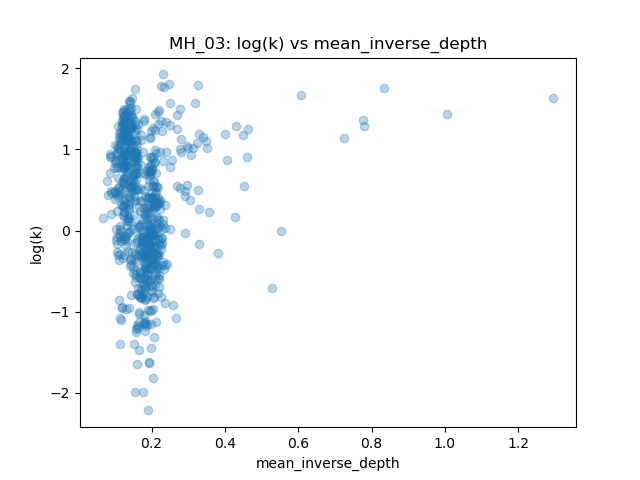
#> input picture mh03_logk.png, 640 x 480 px
$ python -i feature_extractor.py   (imports and definitions only)
#> lines starting #> are read from the running program, lines starting #| are printed output that depends on the picture
"""Feature extraction functionality."""

import cv2
import numpy as np


class FeatureExtractor:
    """Extracts SIFT features from images."""

    def __init__(self):
        """Initialize SIFT extractor."""
        self.sift = cv2.SIFT_create()

    def extract(self, image_path):
        """
        Extract SIFT features from an image.

        Args:
            image_path: Path to image file

        Returns:
            tuple: (keypoints, descriptors) where:
                - keypoints: List of cv2.KeyPoint objects
                - descriptors: N×128 array of SIFT descriptors
        """
        # Load image
        img = cv2.imread(image_path)
        if img is None:
            raise FileNotFoundError(f"Could not load image: {image_path}")

        # Convert to grayscale
        gray = cv2.cvtColor(img, cv2.COLOR_BGR2GRAY)

        # Detect and compute
        keypoints, descriptors = self.sift.detectAndCompute(gray, None)

        return keypoints, descriptors

    def extract_from_array(self, img_array):
        """
        Extract SIFT features from an image array.

        Args:
            img_array: Image as numpy array (BGR format)

        Returns:
            tuple: (keypoints, descriptors)
        """
        gray = cv2.cvtColor(img_array, cv2.COLOR_BGR2GRAY)
        keypoints, descriptors = self.sift.detectAndCompute(gray, None)
        return keypoints, descriptors

    def resize_and_extract(self, image_path, target_size=(640, 480)):
        """
        Resize image to target size and extract SIFT features.

        Args:
            image_path: Path to image file
            target_size: Tuple (width, height) for resizing
        Returns:
            tuple: (keypoints, descriptors)
        """
#> called with image_path = '../mh03_logk.png', target_size = (640, 480)
        img = cv2.imread(image_path)
#> img is the input picture: shape (480, 640, 3); mean B, G, R 249.3, 247.4, 244.8
        if img is None:
            raise FileNotFoundError(f"Could not load image: {image_path}")
        resized_img = cv2.resize(img, target_size)
        gray = cv2.cvtColor(resized_img, cv2.COLOR_BGR2GRAY)
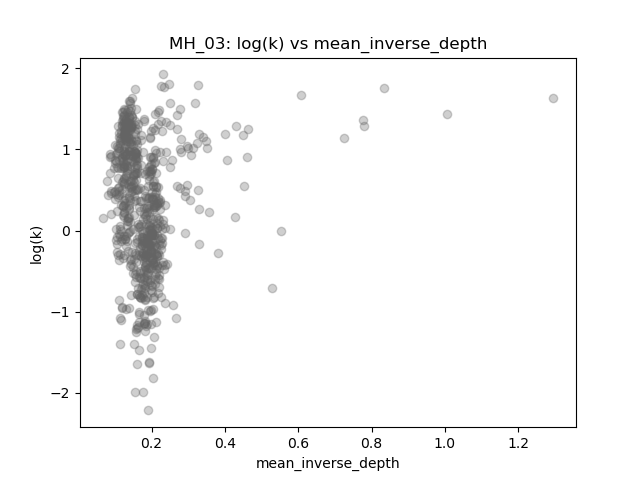
#> gray: shape (480, 640); min 0, max 255, mean 246.9
        keypoints, descriptors = self.sift.detectAndCompute(gray, None)
#> keypoints = 626 keypoints; strongest (x, y, size): (180, 38, 2.1), (389, 48, 1.9), (407, 41, 2), (316, 41, 2)
        return keypoints, descriptors

>>> result = FeatureExtractor().resize_and_extract('../mh03_logk.png')
